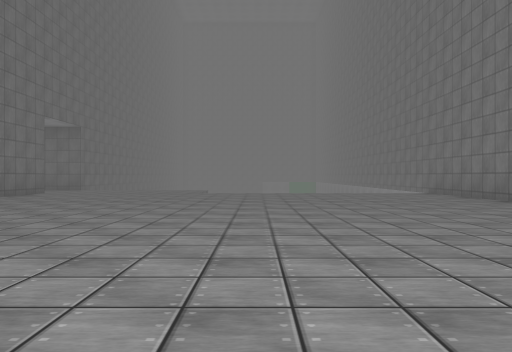
view 1 (above)

18 first-person views from a walk through a 3-D level made in the Unity game engine. The camera is 1.2 m above the floor, looks level and sees 70° across. The floor is counted in squares, 2.67 m on a side. Each view is taken from the middle of a square. On the plan, view 1 faces up. The plan holds only what a view shows up to about 9 squares ahead; the rest is blank. The place goes on beyond the plan. The player character is not drawn. Surface patterns are stand-ins for the level's own textures.

view 2
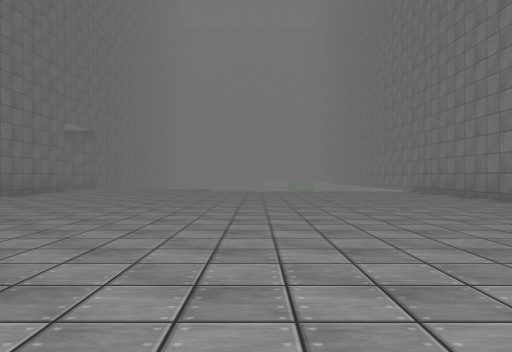

view 3
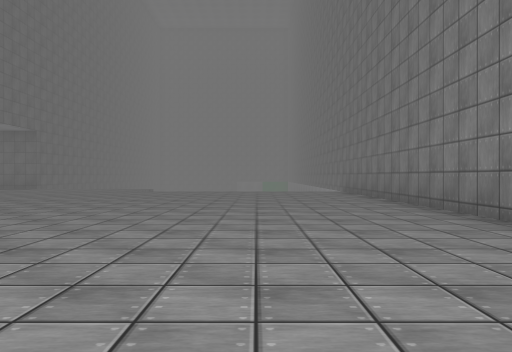

view 4
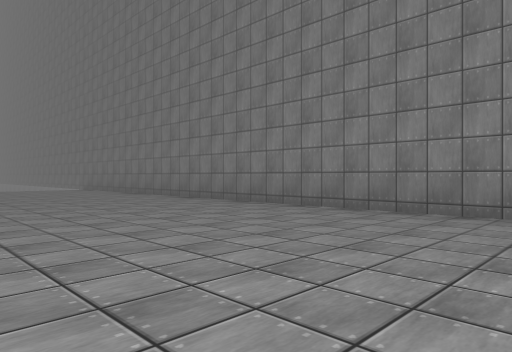

view 5
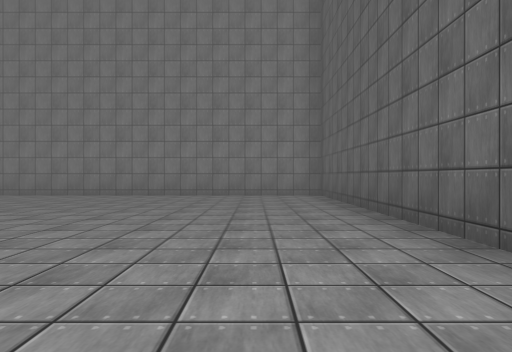

view 6
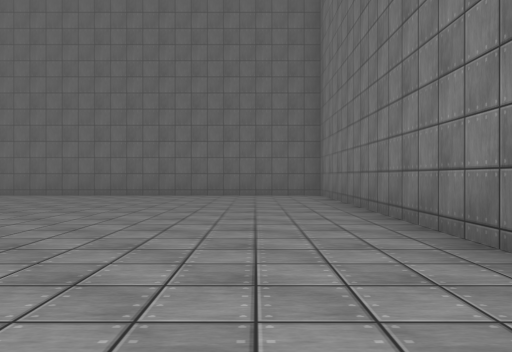

view 7
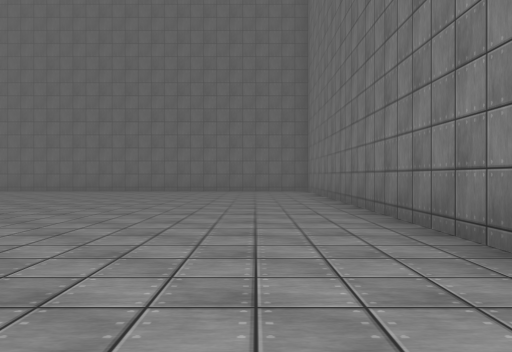

view 8
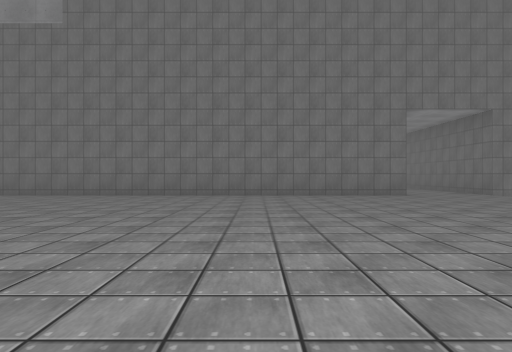

view 9
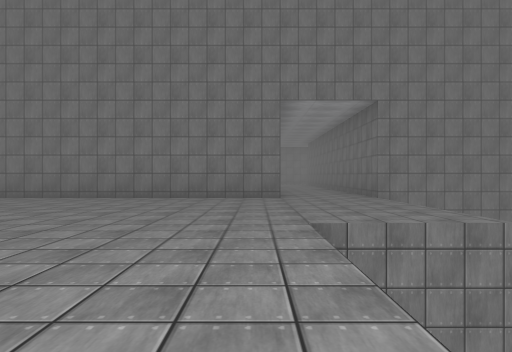

view 10
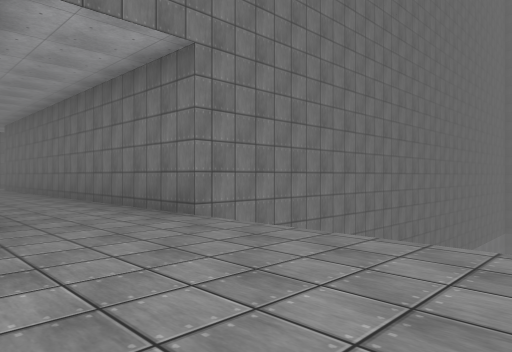

view 11
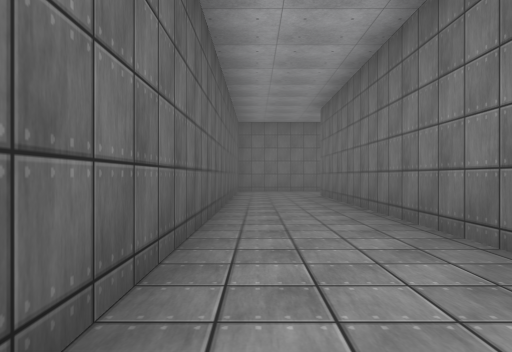

view 12
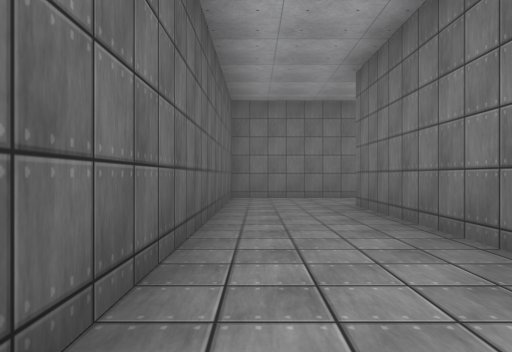

view 13
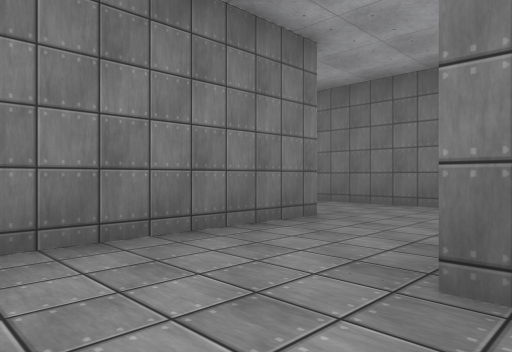

view 14
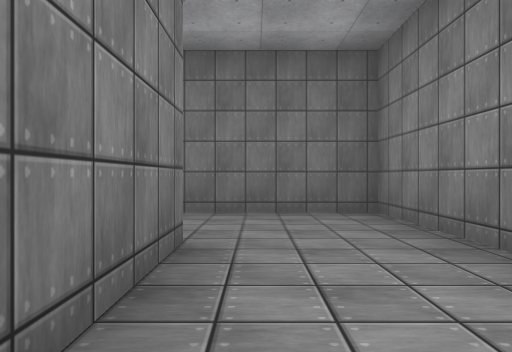

view 15
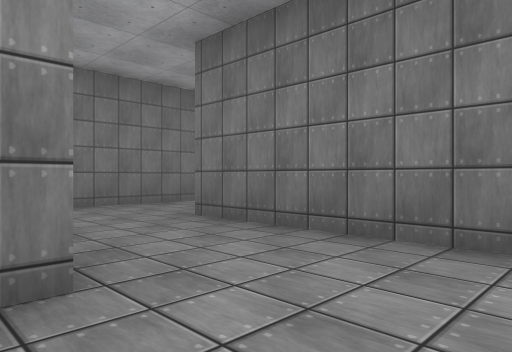

view 16
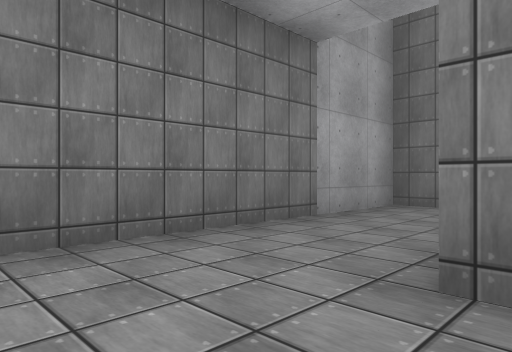

view 17
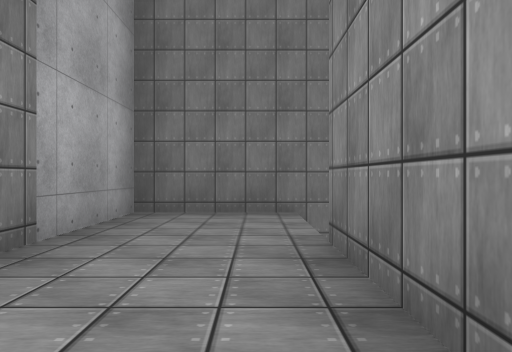

view 18
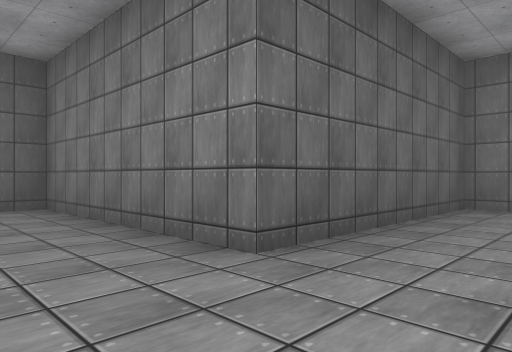

### Floor plan
Points are (right, up) in squares from view 1. A wall is a line through its corners. A room is listed if a view was taken in it or the views show most of it. See-through windows are left out.
Room 1 (views 1, 2, 3, 4, 5, 6, 7, 8, 9, 10, 11, 12, 13, 14, 15)
walls: (-5.5, 9.6) (-5.5, -6.5) (4.5, -6.5) (4.5, 9); (-5.5, 11.5) (-15.5, 11.5); (-17.5, 13.5) (-17.5, 9.5) (-7.6, 9.5); (-19.5, 15.5) (-19.5, 17.5); (-19, 19.5) (-21.5, 19.5) (-21.5, 15.5)
ways out: opening at (-16.5, 12.5) to room 2; opening at (-20.5, 16.5) to room 3
Room 2 (views 16, 18)
walls: (-19.5, 13.5) (-17.5, 13.5); (-15.5, 13.1) (-15.5, 15.5) (-19.5, 15.5)
ways out: opening at (-16.5, 12.5) to room 1; opening at (-18.5, 14.5) to room 3
Room 3 (view 17)
walls: (-21.5, 15.5) (-21.5, 13.5) (-19.5, 13.5)
ways out: opening at (-20.5, 16.5) to room 1; opening at (-18.5, 14.5) to room 2

Positions as (right, up) in squares from view 1, and headings:
1: (0, 0), facing up
2: (0, -1), facing up
3: (2, -1), facing up
4: (0, -3), facing up-right
5: (-4, -5), facing right
6: (-4, 2), facing down
7: (-4, 4), facing down
8: (3, 6), facing left
9: (2, 9), facing left
10: (-2, 9), facing up-left
11: (-7, 10), facing left
12: (-10, 10), facing left
13: (-15, 10), facing up-left
14: (-17, 11), facing up
15: (-16, 13), facing up-left
16: (-19, 14), facing up-left
17: (-20, 15), facing up
18: (-16, 15), facing down-left
